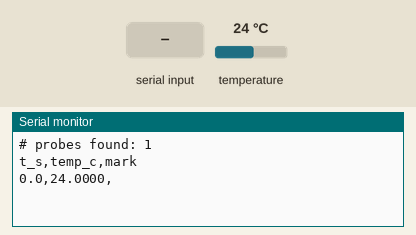
Simulated run of this sketch. Board: Arduino Uno, built with avr-gcc and run on an emulated ATmega328P. Shown: the last lines printed to the serial monitor. The test bench sets the inputs (shaded band); at power-on: temperature 24 °C.

Above: at 1.2 s.
1.3 s: temperature set to 12 °C
At 2.6 s:
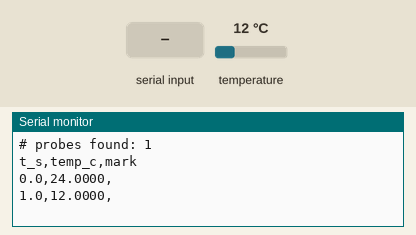
2.8 s: "1\n" received over Serial
At 4.2 s:
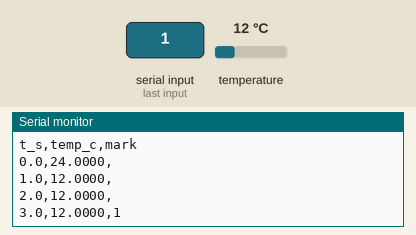
4.3 s: "0\n" received over Serial
5.8 s: temperature set to 19 °C
At 6.6 s:
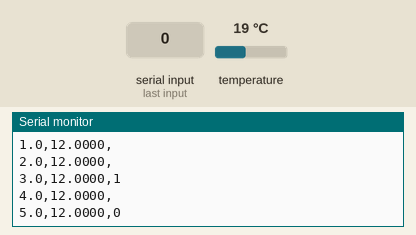
Timing chart, 0 to 8.3 s (numbered marks = the images above; inputs shaded):
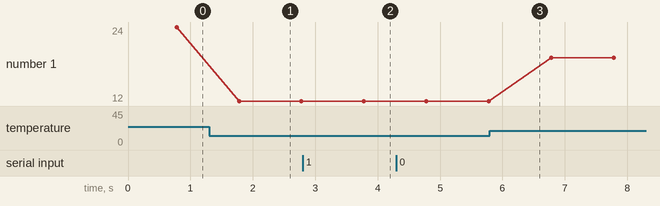

Measured:
- after the input at 1.3 s, the serial monitor: prints a new line after 0.48 s (image 1)
- after the input at 2.8 s, the serial monitor: prints a new line after 0.98 s (image 2)
- plotted number 1: 24 → 12 after the input at 1.3 s, 12 → 19 after the input at 5.8 s

The sketch:

scout_t3c_water.ino
```cpp
// Test 3c: DS18B20 in water, hot/cold step response. Same wiring and pin as Test 3.
// Wiring: red -> 3V3, black/blue -> GND, yellow/white -> D12, 4.7 kOhm from D12 to 3V3.
// Libraries (Arduino Library Manager): "OneWire" by Paul Stoffregen,
// "DallasTemperature" by Miles Burton.
// Output is CSV, one line per second: t_s,temp_c,mark
// To mark an event, type a word in the Serial Monitor box (e.g. cold, hot, air) and press Enter;
// it appears in the mark column of the next line.
#include <OneWire.h>
#include <DallasTemperature.h>

OneWire oneWire(12);
DallasTemperature probe(&oneWire);

const unsigned long PERIOD_MS = 1000;           // 750 ms conversion at 12-bit fits inside 1 s
unsigned long t0;
unsigned long nextAt;
String mark = "";

void setup() {
  Serial.begin(115200);
  while (!Serial && millis() < 5000) {}
  probe.begin();
  probe.setResolution(12);                       // 0.0625 C steps
  Serial.print("# probes found: ");
  Serial.println(probe.getDeviceCount());        // must be 1
  Serial.println("t_s,temp_c,mark");
  t0 = millis();
  nextAt = t0;
}

void loop() {
  while (Serial.available()) {
    char ch = Serial.read();
    if (ch == '\n' || ch == '\r') continue;
    if (ch == ',') ch = ' ';                     // keep the CSV columns intact
    mark += ch;
  }

  if ((long)(millis() - nextAt) < 0) return;
  nextAt += PERIOD_MS;

  float elapsed = (millis() - t0) / 1000.0;
  probe.requestTemperatures();
  float c = probe.getTempCByIndex(0);

  Serial.print(elapsed, 1);
  Serial.print(',');
  if (c == DEVICE_DISCONNECTED_C) Serial.print("NaN");   // dropout; counted in the report
  else Serial.print(c, 4);
  Serial.print(',');
  mark.trim();
  Serial.println(mark);
  mark = "";
}
```
